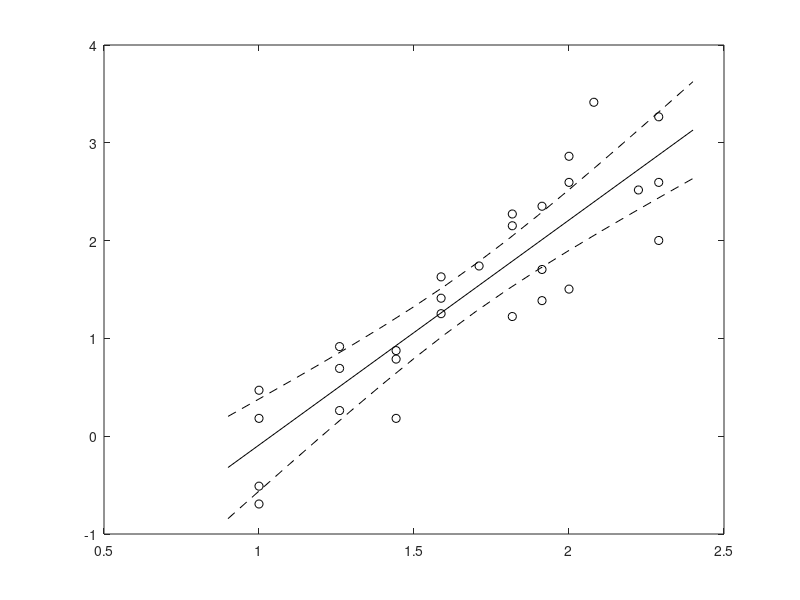
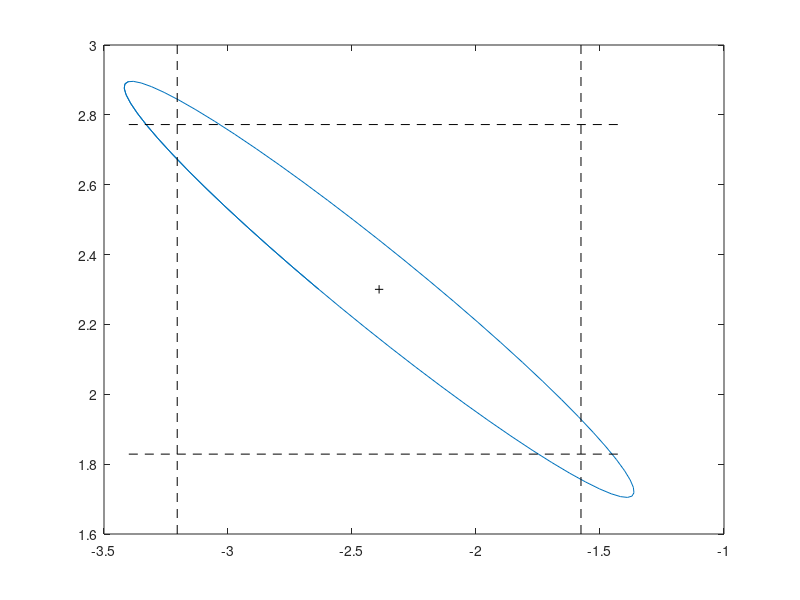

Write MATLAB code to recreate these figures, in order.
% bates and watts PCB example linear regression

function linearregression_PCBexample

figure(1); clf; figure(2);clf

[x,y]=getdata; x=x.^(1/3); y=log(y);

figure(1)
plot(x,y,'ko')

% linear regression
X=[ones(size(x)) x]; %y=y';
b=inv(X'*X)*X'*y;
P=2; % two parameters
N=length(x); %number of observatrions
nu=N-P; % degrees of freedom.  no. obs-no.parameters
bestmodel=X*b;
s2=sum((bestmodel-y).^2)./nu; s=sqrt(s2);

hold on

% 1-alpha condidence band for the response function for any x ------

Fvalue=finv(0.95,2,length(x)-2); xplot=0.9:0.1:2.4; 
XPLOT=[ones(size(xplot')) xplot']; model=XPLOT*b;

plot(xplot,model,'k')

for i=1:length(xplot)
	xh=[1; xplot(i)];
	upper(i)=xh'*b+s*sqrt(xh'*inv(X'*X)*xh)*sqrt(P*Fvalue);
	lower(i)=xh'*b-s*sqrt(xh'*inv(X'*X)*xh)*sqrt(P*Fvalue);
end

plot(xplot,upper,'k--')
plot(xplot,lower,'k--')

% contour of joint confidence interval. the ellipsoid

w=0:0.1:2.5*pi; % for plotting the elippse

[Q,R]=qr(X); R1 = R(1:2,1:2); invR1=inv(R1);

for i=1:length(w)
	    scalar=sqrt(P*s2*Fvalue);
        beta(:,i)=b+scalar*invR1*([cos(w(i)); sin(w(i))]);
    end

figure(2); plot(beta(1,:),beta(2,:))

% confidence intervals on parameter estimates

tvalue=tinv(0.975,length(x)-P);
seB=s*sqrt(diag(inv(X'*X)))*tvalue;
params=[b+seB b-seB];

xlowlim=-3.4; xhighlim=-1.4;
ylowlim=1.6; yhighlim=3;
hold on;
plot([params(1,1) params(1,1)],[ylowlim yhighlim],'k--')
plot([params(1,2) params(1,2)],[ylowlim yhighlim],'k--')
plot([xlowlim xhighlim],[params(2,1) params(2,1)],'k--')
plot([xlowlim xhighlim],[params(2,2) params(2,2)],'k--')
plot([b(1)],b(2),'k+')

end

function [x,y]=getdata

data=[...
    1   0.6
    1   1.6
    1   0.5
    1   1.2
    2   2.0
    2   1.3
    2   2.5
    3   2.2
    3   2.4
    3   1.2
    4   3.5
    4   4.1
    4   5.1
    5   5.7
    6   3.4
    6   9.7
    6   8.6
    7   4.0
    7   5.5
    7   10.5
    8   17.5
    8   13.4
    8   4.5
    9   30.4
    11  12.4
    12  13.4
    12  26.2
    12  7.4
];

x=data(:,1); y=data(:,2);

end
